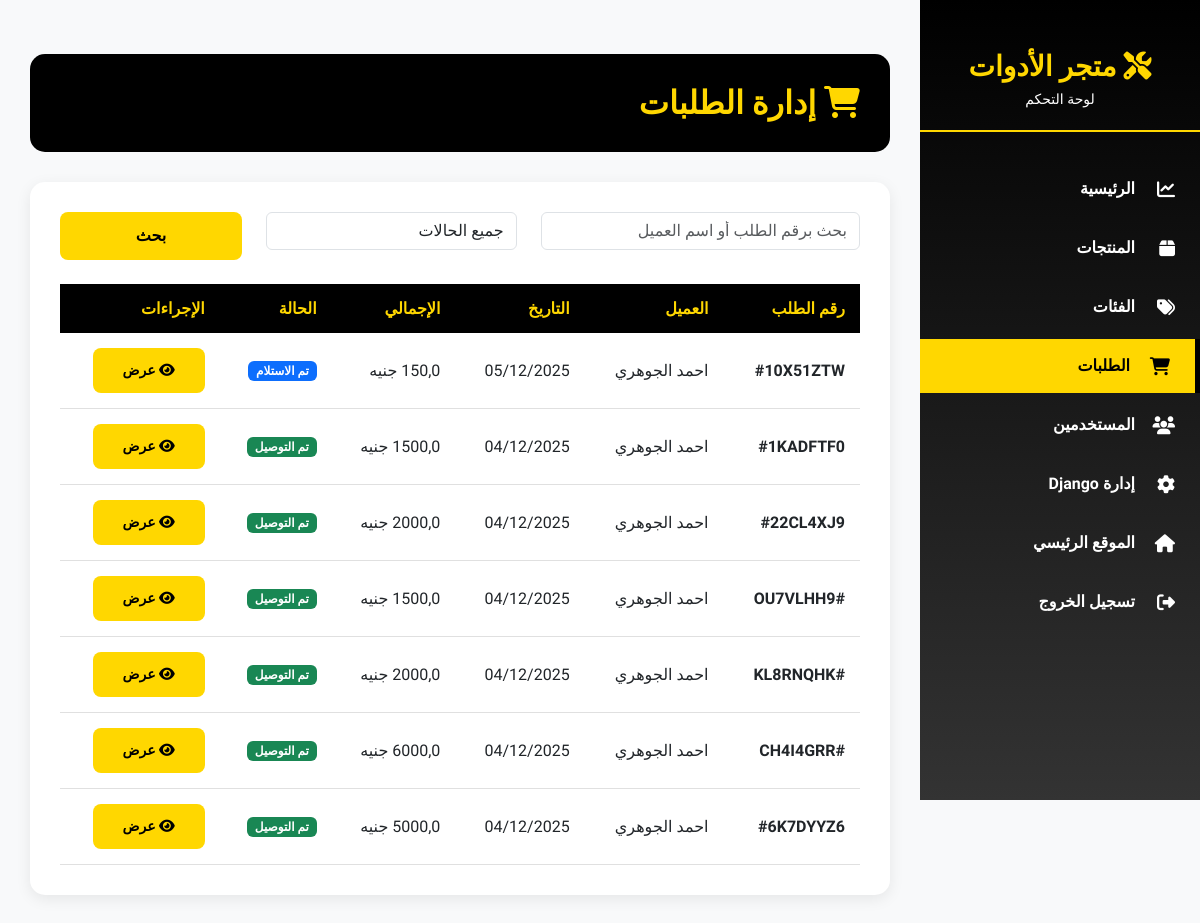
Before: /admin-panel/orders/ (signed in) with the older database file.
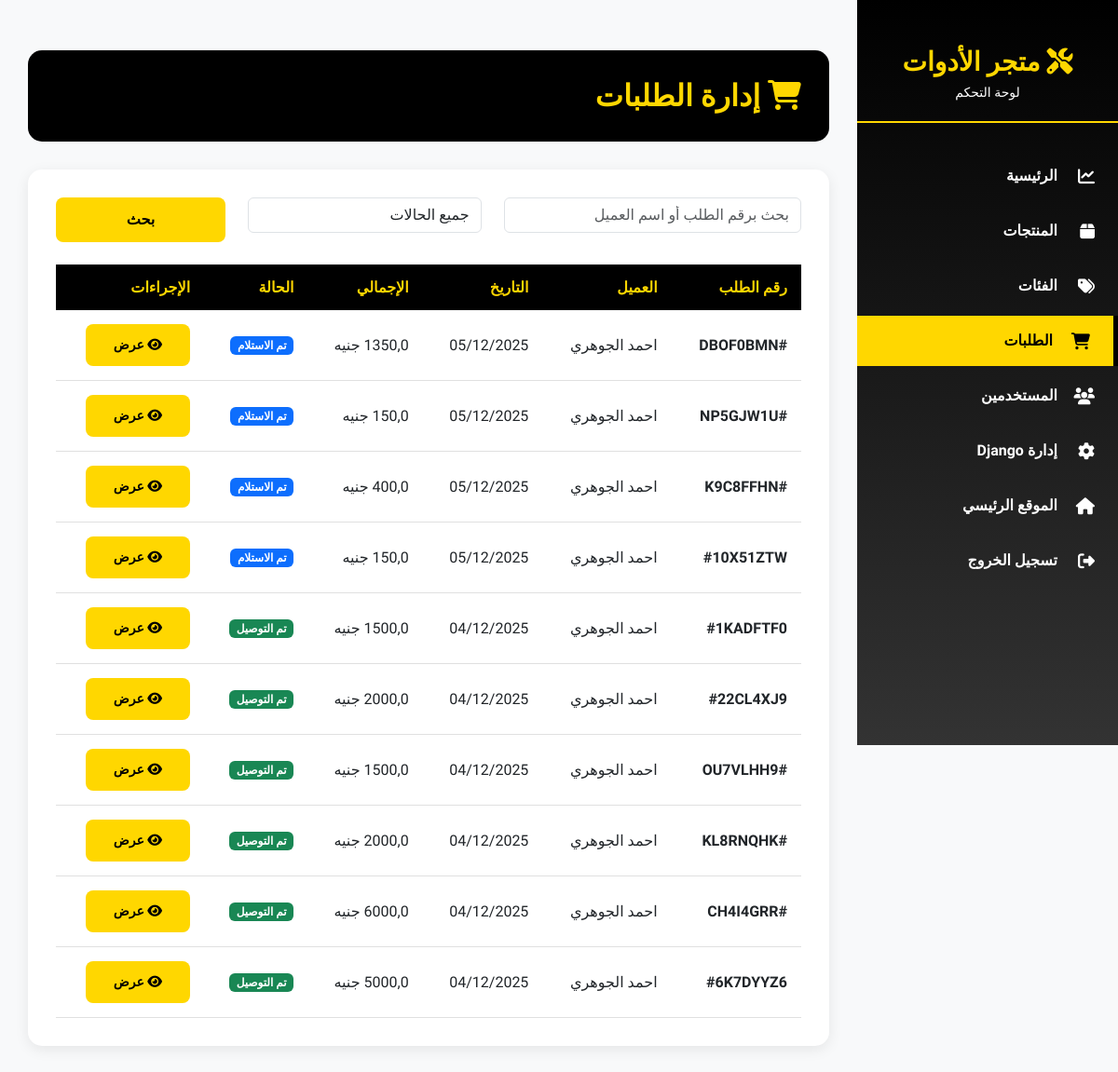
After: the same page with the newer database file.
### orders/models.py (models this page shows, shortened)
class Order(models.Model):
    user = models.ForeignKey(CustomUser, related_name='order_owner', on_delete=models.SET_NULL, blank=True, null=True)
    status = models.CharField(choices=ORDER_STATUS, max_length=20, default='Received')
    code = models.CharField(default=generate_code, max_length=20)
    order_time = models.DateTimeField(default=timezone.now)
    delivery_time = models.DateTimeField(blank=True, null=True)  # Fixed spelling
    coupon = models.ForeignKey('Coupon', related_name='order_coupon', on_delete=models.SET_NULL, blank=True, null=True)
    address = models.ForeignKey(OrderAddress, related_name='orders', on_delete=models.SET_NULL, null=True, blank=True)
    subtotal = models.FloatField('المجموع الفرعي', default=0)
    delivery_fee = models.FloatField('رسوم التوصيل', default=0)
    discount = models.FloatField('الخصم', default=0)
    total = models.FloatField('الإجمالي', blank=True, null=True)
    total_with_coupon = models.FloatField(blank=True, null=True)
    class Meta:
        ordering = ['-order_time']

class OrderAddress(models.Model):
    customer_name = models.CharField('اسم العميل', max_length=200)
    customer_phone = models.CharField('رقم الهات ف', max_length=15)
    customer_email = models.EmailField('البريد الإلكتروني', blank=True)
    governorate = models.CharField('المحافظة', max_length=100)
    city = models.CharField('المدينة', max_length=100, blank=True)
    address_line = models.TextField('العنوان بالتفصيل', max_length=500)
    notes = models.TextField('ملاحظات', blank=True, max_length=500)

### admin_panel/views.py (the view)
# urls.py: path('orders/', views.admin_orders_list, name='orders-list'),
@admin_required
def admin_orders_list(request):
    orders = Order.objects.all().order_by('-order_time')
    status = request.GET.get('status', '')
    if status:
        orders = orders.filter(status=status)
    search = request.GET.get('search', '')
    if search:
        orders = orders.filter(code__icontains=search) | orders.filter(address__customer_name__icontains=search)
    context = {
        'orders': orders,
        'search': search,
        'selected_status': status,
    }
    return render(request, 'admin_panel/orders_list.html', context)

### accounts/custom_context_processor.py (called while the page is built)
def custom_user_context(request):
    if request.user.is_authenticated:
        user = request.user
        return {
            'user': user,
        }
    return {}

### orders/cart_context_processor.py (called while the page is built, shortened)
def get_cart_data(request):
    if request.user.is_authenticated:
        cart, created = Cart.objects.get_or_create(user=request.user, status='Inprogress')
        cart_detail = CartDetail.objects.filter(cart=cart)
        return {
            'cart_data': cart,
            'cart_detail_data': cart_detail,
        }

### admin_panel/templates/admin_panel/orders_list.html (shortened to what this page needs)
{% extends 'admin_panel/base.html' %}
{% load i18n %}
{% block content %}
<div class="page-header">
 <h1>
  <i class="fas fa-shopping-cart">
  </i>
  {% trans "إدارة الطلبات" %}
 </h1>
</div>
<div class="content-card">
 <form class="row mb-4" method="GET">
  <div class="col-md-5">
   <input class="form-control" name="search" placeholder="{% trans "بحث برقم الطلب أو اسم العميل" %}" type="text" value="{{ search }}"/>
  </div>
  <div class="col-md-4">
   <select class="form-control" name="status">
    <option value="">
     {% trans "جميع الحالات" %}
    </option>
   </select>
  </div>
  <div class="col-md-3">
   <button class="btn-admin-primary w-100" type="submit">
    {% trans "بحث" %}
   </button>
  </div>
 </form>
 {% if orders %}
 <table class="admin-table">
  <thead>
   <tr>
    <th>
     {% trans "رقم الطلب" %}
    </th>
    <th>
     {% trans "العميل" %}
    </th>
    <th>
     {% trans "التاريخ" %}
    </th>
    <th>
     {% trans "الإجمالي" %}
    </th>
    <th>
     {% trans "الحالة" %}
    </th>
    <th>
     {% trans "الإجراءات" %}
    </th>
   </tr>
  </thead>
  <tbody>
   {% for order in orders %}
   <tr>
    <td>
     <strong>
      #{{ order.code }}
     </strong>
    </td>
    <td>
     {{ order.address.customer_name|default:"غير محدد" }}
    </td>
    <td>
     {{ order.order_time|date:"d/m/Y" }}
    </td>
    <td>
     {{ order.total }} جنيه
    </td>
    <td>
     {% if order.status == 'Received' %}
     <span class="badge bg-primary">
      {{ order.get_status_display }}
     </span>
     {% elif order.status == 'Processed' %}
     <span class="badge bg-warning">
      {{ order.get_status_display }}
     </span>
     {% elif order.status == 'Shipped' %}
     <span class="badge bg-info">
      {{ order.get_status_display }}
     </span>
     {% elif order.status == 'Delivered' %}
     <span class="badge bg-success">
      {{ order.get_status_display }}
     </span>
     {% endif %}
    </td>
    <td>
     <a class="btn btn-sm btn-admin-primary" href="{% url 'admin_panel:order-detail' order.code %}">
      <i class="fas fa-eye">
      </i>
      {% trans "عرض" %}
     </a>
    </td>
   </tr>
   {% endfor %}
  </tbody>
 </table>
 {% else %}
 <p class="text-center text-muted">
  {% trans "لا توجد طلبات" %}
 </p>
 {% endif %}
</div>
{% endblock %}

### admin_panel/templates/admin_panel/base.html (shortened to what this page needs)
{% load i18n %}
<html dir="rtl" lang="ar">
 <head>
  <link href="https://cdn.jsdelivr.net/npm/bootstrap@5.3.0/dist/css/bootstrap.rtl.min.css" rel="stylesheet"/>
  <link href="https://cdnjs.cloudflare.com/ajax/libs/font-awesome/6.4.0/css/all.min.css" rel="stylesheet"/>
 </head>
 <body>
  <div class="admin-sidebar">
   <div class="sidebar-logo">
    <h3>
     <i class="fas fa-tools">
     </i>
     {% trans "متجر الأدوات" %}
    </h3>
    <p>
     {% trans "لوحة التحكم" %}
    </p>
   </div>
   <ul class="sidebar-menu">
    <li>
     <a class="{% if request.resolver_match.url_name == 'dashboard' %}active{% endif %}" href="{% url 'admin_panel:dashboard' %}">
      <i class="fas fa-chart-line">
      </i>
      {% trans "الرئيسية" %}
     </a>
    </li>
    <li>
     <a class="{% if 'product' in request.resolver_match.url_name %}active{% endif %}" href="{% url 'admin_panel:products-list' %}">
      <i class="fas fa-box">
      </i>
      {% trans "المنتجات" %}
     </a>
    </li>
    <li>
     <a class="{% if 'categor' in request.resolver_match.url_name %}active{% endif %}" href="{% url 'admin_panel:categories-list' %}">
      <i class="fas fa-tags">
      </i>
      {% trans "الفئات" %}
     </a>
    </li>
    <li>
     <a class="{% if 'orders' in request.resolver_match.url_name or 'order-detail' in request.resolver_match.url_name %}active{% endif %}" href="{% url 'admin_panel:orders-list' %}">
      <i class="fas fa-shopping-cart">
      </i>
      {% trans "الطلبات" %}
     </a>
    </li>
    <li>
     <a class="{% if 'users' in request.resolver_match.url_name %}active{% endif %}" href="{% url 'admin_panel:users-list' %}">
      <i class="fas fa-users">
      </i>
      {% trans "المستخدمين" %}
     </a>
    </li>
    <li>
     <a href="{% url 'admin:index' %}">
      <i class="fas fa-cog">
      </i>
      {% trans "إدارة Django" %}
     </a>
    </li>
    <li>
     <a href="{% url 'home' %}">
      <i class="fas fa-home">
      </i>
      {% trans "الموقع الرئيسي" %}
     </a>
    </li>
    <li>
     <a href="{% url 'accounts:logout' %}">
      <i class="fas fa-sign-out-alt">
      </i>
      {% trans "تسجيل الخروج" %}
     </a>
    </li>
   </ul>
  </div>
  <div class="admin-main">
        {% block content %}{% endblock %}
  </div>
 </body>
</html>

### admin_panel/templates/admin_panel/base.html (style rules this page uses)
* { font-family: 'Cairo', sans-serif; }
:root { --primary-yellow: #FFD700; --primary-black: #000000; --dark-gray: #333; --light-gray: #f8f9fa; --sidebar-width: 280px; }
body { background-color: var(--light-gray); }
.admin-sidebar { position: fixed; top: 0; right: 0; width: var(--sidebar-width); height: 100vh; background: linear-gradient(180deg, var(--primary-black) 0%, var(--dark-gray) 100%); padding: 30px 0; overflow-y: auto; z-index: 1000; }
.sidebar-logo { text-align: center; padding: 20px; margin-bottom: 30px; border-bottom: 2px solid var(--primary-yellow); }
.sidebar-logo h3 { color: var(--primary-yellow); font-weight: 900; margin: 0; }
.sidebar-logo p { color: #fff; font-size: 14px; margin: 5px 0 0 0; }
.sidebar-menu { list-style: none; padding: 0; margin: 0; }
.sidebar-menu li { margin-bottom: 5px; }
.sidebar-menu a { display: flex; align-items: center; gap: 15px; padding: 15px 25px; color: #fff; text-decoration: none; transition: all 0.3s ease; font-weight: 600; }
.sidebar-menu a:hover, .sidebar-menu a.active { background-color: var(--primary-yellow); color: var(--primary-black); border-right: 5px solid var(--primary-black); }
.sidebar-menu i { font-size: 18px; width: 25px; }
.admin-main { margin-right: var(--sidebar-width); min-height: 100vh; padding: 30px; }
.page-header { background: var(--primary-black); color: var(--primary-yellow); padding: 30px; border-radius: 15px; margin-bottom: 30px; }
.page-header h1 { margin: 0; font-size: 32px; font-weight: 900; }
.content-card { background: #fff; border-radius: 15px; padding: 30px; box-shadow: 0 4px 15px rgba(0, 0, 0, 0.08); margin-bottom: 25px; }
.btn-admin-primary { background-color: var(--primary-yellow); color: var(--primary-black); border: none; font-weight: 700; padding: 12px 30px; border-radius: 8px; transition: all 0.3s ease; }
.admin-table { width: 100%; border-collapse: collapse; }
.admin-table thead { background: var(--primary-black); color: var(--primary-yellow); }
.admin-table th { padding: 15px; text-align: right; font-weight: 700; }
.admin-table td { padding: 15px; border-bottom: 1px solid #e0e0e0; }

Changed rows visible on the page:
added Order: code "DBOF0BMN", address.customer_name "احمد الجوهري", order_time "05/12/2025", status "تم الاستلام"
added Order: code "NP5GJW1U", address.customer_name "احمد الجوهري", order_time "05/12/2025", status "تم الاستلام"
added Order: code "K9C8FFHN", address.customer_name "احمد الجوهري", order_time "05/12/2025", status "تم الاستلام"
